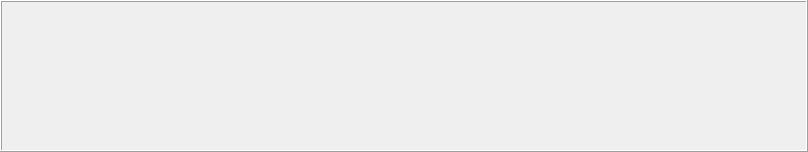
<?xml version="1.0" encoding="UTF-8"?>
<ui version="4.0">
 <class>ActionPickerDialog</class>
 <widget class="QDialog" name="ActionPickerDialog">
  <property name="geometry">
   <rect>
    <x>0</x>
    <y>0</y>
    <width>808</width>
    <height>152</height>
   </rect>
  </property>
  <property name="sizePolicy">
   <sizepolicy hsizetype="Preferred" vsizetype="Fixed">
    <horstretch>0</horstretch>
    <verstretch>0</verstretch>
   </sizepolicy>
  </property>
  <property name="windowTitle">
   <string>Dialog</string>
  </property>
  <property name="styleSheet">
   <string notr="true"/>
  </property>
  <property name="modal">
   <bool>false</bool>
  </property>
  <layout class="QHBoxLayout" name="horizontalLayout_3">
   <property name="margin">
    <number>0</number>
   </property>
   <item>
    <widget class="QFrame" name="frame">
     <property name="frameShape">
      <enum>QFrame::Box</enum>
     </property>
     <property name="frameShadow">
      <enum>QFrame::Raised</enum>
     </property>
     <layout class="QHBoxLayout" name="horizontalLayout_2">
      <item>
       <spacer name="horizontalSpacer">
        <property name="orientation">
         <enum>Qt::Horizontal</enum>
        </property>
        <property name="sizeHint" stdset="0">
         <size>
          <width>209</width>
          <height>20</height>
         </size>
        </property>
       </spacer>
      </item>
      <item>
       <layout class="QGridLayout" name="gridLayout">
        <property name="leftMargin">
         <number>0</number>
        </property>
        <property name="topMargin">
         <number>0</number>
        </property>
        <item row="1" column="0">
         <layout class="QHBoxLayout" name="actionsLayout">
          <property name="rightMargin">
           <number>0</number>
          </property>
         </layout>
        </item>
        <item row="0" column="0">
         <widget class="QLabel" name="label">
          <property name="text">
           <string/>
          </property>
          <property name="alignment">
           <set>Qt::AlignCenter</set>
          </property>
         </widget>
        </item>
       </layout>
      </item>
      <item>
       <spacer name="horizontalSpacer_2">
        <property name="orientation">
         <enum>Qt::Horizontal</enum>
        </property>
        <property name="sizeHint" stdset="0">
         <size>
          <width>209</width>
          <height>20</height>
         </size>
        </property>
       </spacer>
      </item>
     </layout>
    </widget>
   </item>
  </layout>
 </widget>
 <resources/>
 <connections/>
</ui>
